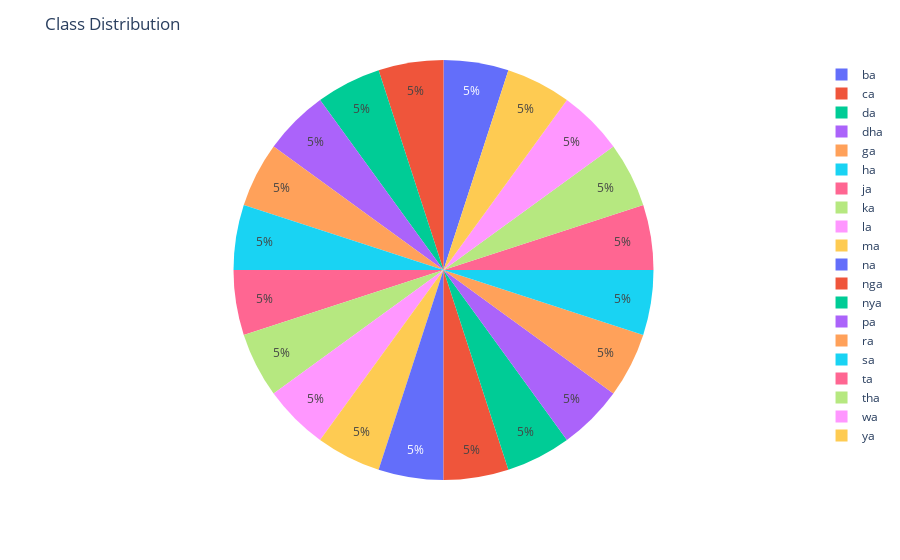
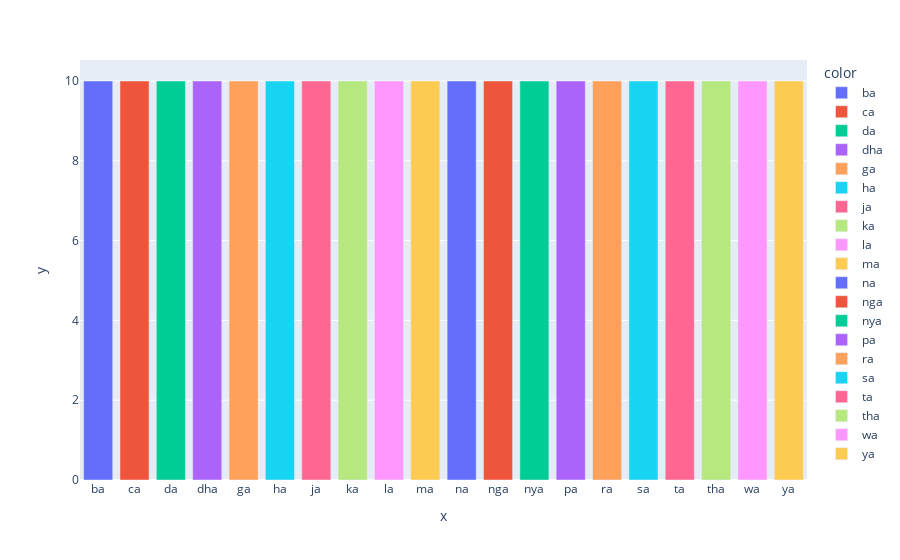

Notebook cell for these charts, in order:
### Code cell
# Calculate class distribution
class_dis = [len(os.listdir(data_dir + name)) for name in class_names]
# class_dis = [len(os.listdir(val_dir + name)) for name in class_names]
# class_dis = [len(os.listdir(test_dir + name)) for name in class_names]

# Visualize using interactive pie chart
pie_chart = px.pie(values=class_dis, names=class_names, color=class_names)
pie_chart.update_layout({'title':{'text':"Class Distribution"}})
pie_chart.show()

# Visualize using interactive bar chart
bar_chart = px.bar(y=class_dis, x=class_names, color=class_names)
bar_chart.show()

### Figure 1 — Plotly figure (JSON) as saved in the notebook; plotly's stock layout.template omitted (floating-point values rounded to 4 significant figures)
{"data": [{"customdata": [["ba"], ["ca"], ["da"], ["dha"], ["ga"], ["ha"], ["ja"], ["ka"], ["la"], ["ma"], ["na"], ["nga"], ["nya"], ["pa"], ["ra"], ["sa"], ["ta"], ["tha"], ["wa"], ["ya"]], "domain": {"x": [0, 1], "y": [0, 1]}, "hovertemplate": "label=%{label}<br>value=%{value}<br>color=%{customdata[0]}<extra></extra>", "labels": ["ba", "ca", "da", "dha", "ga", "ha", "ja", "ka", "la", "ma", "na", "nga", "nya", "pa", "ra", "sa", "ta", "tha", "wa", "ya"], "legendgroup": "", "marker": {"colors": ["#636efa", "#EF553B", "#00cc96", "#ab63fa", "#FFA15A", "#19d3f3", "#FF6692", "#B6E880", "#FF97FF", "#FECB52", "#636efa", "#EF553B", "#00cc96", "#ab63fa", "#FFA15A", "#19d3f3", "#FF6692", "#B6E880", "#FF97FF", "#FECB52"]}, "name": "", "showlegend": true, "type": "pie", "values": [10, 10, 10, 10, 10, 10, 10, 10, 10, 10, 10, 10, 10, 10, 10, 10, 10, 10, 10, 10]}], "layout": {"legend": {"tracegroupgap": 0}, "margin": {"t": 60}, "title": {"text": "Class Distribution"}}}

### Figure 2 — Plotly figure (JSON) as saved in the notebook; plotly's stock layout.template omitted (floating-point values rounded to 4 significant figures)
{"data": [{"alignmentgroup": "True", "hovertemplate": "color=ba<br>x=%{x}<br>y=%{y}<extra></extra>", "legendgroup": "ba", "marker": {"color": "#636efa", "pattern": {"shape": ""}}, "name": "ba", "offsetgroup": "ba", "orientation": "v", "showlegend": true, "textposition": "auto", "type": "bar", "x": ["ba"], "xaxis": "x", "y": [10], "yaxis": "y"}, {"alignmentgroup": "True", "hovertemplate": "color=ca<br>x=%{x}<br>y=%{y}<extra></extra>", "legendgroup": "ca", "marker": {"color": "#EF553B", "pattern": {"shape": ""}}, "name": "ca", "offsetgroup": "ca", "orientation": "v", "showlegend": true, "textposition": "auto", "type": "bar", "x": ["ca"], "xaxis": "x", "y": [10], "yaxis": "y"}, {"alignmentgroup": "True", "hovertemplate": "color=da<br>x=%{x}<br>y=%{y}<extra></extra>", "legendgroup": "da", "marker": {"color": "#00cc96", "pattern": {"shape": ""}}, "name": "da", "offsetgroup": "da", "orientation": "v", "showlegend": true, "textposition": "auto", "type": "bar", "x": ["da"], "xaxis": "x", "y": [10], "yaxis": "y"}, {"alignmentgroup": "True", "hovertemplate": "color=dha<br>x=%{x}<br>y=%{y}<extra></extra>", "legendgroup": "dha", "marker": {"color": "#ab63fa", "pattern": {"shape": ""}}, "name": "dha", "offsetgroup": "dha", "orientation": "v", "showlegend": true, "textposition": "auto", "type": "bar", "x": ["dha"], "xaxis": "x", "y": [10], "yaxis": "y"}, {"alignmentgroup": "True", "hovertemplate": "color=ga<br>x=%{x}<br>y=%{y}<extra></extra>", "legendgroup": "ga", "marker": {"color": "#FFA15A", "pattern": {"shape": ""}}, "name": "ga", "offsetgroup": "ga", "orientation": "v", "showlegend": true, "textposition": "auto", "type": "bar", "x": ["ga"], "xaxis": "x", "y": [10], "yaxis": "y"}, {"alignmentgroup": "True", "hovertemplate": "color=ha<br>x=%{x}<br>y=%{y}<extra></extra>", "legendgroup": "ha", "marker": {"color": "#19d3f3", "pattern": {"shape": ""}}, "name": "ha", "offsetgroup": "ha", "orientation": "v", "showlegend": true, "textposition": "auto", "type": "bar", "x": ["ha"], "xaxis": "x", "y": [10], "yaxis": "y"}, {"alignmentgroup": "True", "hovertemplate": "color=ja<br>x=%{x}<br>y=%{y}<extra></extra>", "legendgroup": "ja", "marker": {"color": "#FF6692", "pattern": {"shape": ""}}, "name": "ja", "offsetgroup": "ja", "orientation": "v", "showlegend": true, "textposition": "auto", "type": "bar", "x": ["ja"], "xaxis": "x", "y": [10], "yaxis": "y"}, {"alignmentgroup": "True", "hovertemplate": "color=ka<br>x=%{x}<br>y=%{y}<extra></extra>", "legendgroup": "ka", "marker": {"color": "#B6E880", "pattern": {"shape": ""}}, "name": "ka", "offsetgroup": "ka", "orientation": "v", "showlegend": true, "textposition": "auto", "type": "bar", "x": ["ka"], "xaxis": "x", "y": [10], "yaxis": "y"}, {"alignmentgroup": "True", "hovertemplate": "color=la<br>x=%{x}<br>y=%{y}<extra></extra>", "legendgroup": "la", "marker": {"color": "#FF97FF", "pattern": {"shape": ""}}, "name": "la", "offsetgroup": "la", "orientation": "v", "showlegend": true, "textposition": "auto", "type": "bar", "x": ["la"], "xaxis": "x", "y": [10], "yaxis": "y"}, {"alignmentgroup": "True", "hovertemplate": "color=ma<br>x=%{x}<br>y=%{y}<extra></extra>", "legendgroup": "ma", "marker": {"color": "#FECB52", "pattern": {"shape": ""}}, "name": "ma", "offsetgroup": "ma", "orientation": "v", "showlegend": true, "textposition": "auto", "type": "bar", "x": ["ma"], "xaxis": "x", "y": [10], "yaxis": "y"}, {"alignmentgroup": "True", "hovertemplate": "color=na<br>x=%{x}<br>y=%{y}<extra></extra>", "legendgroup": "na", "marker": {"color": "#636efa", "pattern": {"shape": ""}}, "name": "na", "offsetgroup": "na", "orientation": "v", "showlegend": true, "textposition": "auto", "type": "bar", "x": ["na"], "xaxis": "x", "y": [10], "yaxis": "y"}, {"alignmentgroup": "True", "hovertemplate": "color=nga<br>x=%{x}<br>y=%{y}<extra></extra>", "legendgroup": "nga", "marker": {"color": "#EF553B", "pattern": {"shape": ""}}, "name": "nga", "offsetgroup": "nga", "orientation": "v", "showlegend": true, "textposition": "auto", "type": "bar", "x": ["nga"], "xaxis": "x", "y": [10], "yaxis": "y"}, {"alignmentgroup": "True", "hovertemplate": "color=nya<br>x=%{x}<br>y=%{y}<extra></extra>", "legendgroup": "nya", "marker": {"color": "#00cc96", "pattern": {"shape": ""}}, "name": "nya", "offsetgroup": "nya", "orientation": "v", "showlegend": true, "textposition": "auto", "type": "bar", "x": ["nya"], "xaxis": "x", "y": [10], "yaxis": "y"}, {"alignmentgroup": "True", "hovertemplate": "color=pa<br>x=%{x}<br>y=%{y}<extra></extra>", "legendgroup": "pa", "marker": {"color": "#ab63fa", "pattern": {"shape": ""}}, "name": "pa", "offsetgroup": "pa", "orientation": "v", "showlegend": true, "textposition": "auto", "type": "bar", "x": ["pa"], "xaxis": "x", "y": [10], "yaxis": "y"}, {"alignmentgroup": "True", "hovertemplate": "color=ra<br>x=%{x}<br>y=%{y}<extra></extra>", "legendgroup": "ra", "marker": {"color": "#FFA15A", "pattern": {"shape": ""}}, "name": "ra", "offsetgroup": "ra", "orientation": "v", "showlegend": true, "textposition": "auto", "type": "bar", "x": ["ra"], "xaxis": "x", "y": [10], "yaxis": "y"}, {"alignmentgroup": "True", "hovertemplate": "color=sa<br>x=%{x}<br>y=%{y}<extra></extra>", "legendgroup": "sa", "marker": {"color": "#19d3f3", "pattern": {"shape": ""}}, "name": "sa", "offsetgroup": "sa", "orientation": "v", "showlegend": true, "textposition": "auto", "type": "bar", "x": ["sa"], "xaxis": "x", "y": [10], "yaxis": "y"}, {"alignmentgroup": "True", "hovertemplate": "color=ta<br>x=%{x}<br>y=%{y}<extra></extra>", "legendgroup": "ta", "marker": {"color": "#FF6692", "pattern": {"shape": ""}}, "name": "ta", "offsetgroup": "ta", "orientation": "v", "showlegend": true, "textposition": "auto", "type": "bar", "x": ["ta"], "xaxis": "x", "y": [10], "yaxis": "y"}, {"alignmentgroup": "True", "hovertemplate": "color=tha<br>x=%{x}<br>y=%{y}<extra></extra>", "legendgroup": "tha", "marker": {"color": "#B6E880", "pattern": {"shape": ""}}, "name": "tha", "offsetgroup": "tha", "orientation": "v", "showlegend": true, "textposition": "auto", "type": "bar", "x": ["tha"], "xaxis": "x", "y": [10], "yaxis": "y"}, {"alignmentgroup": "True", "hovertemplate": "color=wa<br>x=%{x}<br>y=%{y}<extra></extra>", "legendgroup": "wa", "marker": {"color": "#FF97FF", "pattern": {"shape": ""}}, "name": "wa", "offsetgroup": "wa", "orientation": "v", "showlegend": true, "textposition": "auto", "type": "bar", "x": ["wa"], "xaxis": "x", "y": [10], "yaxis": "y"}, {"alignmentgroup": "True", "hovertemplate": "color=ya<br>x=%{x}<br>y=%{y}<extra></extra>", "legendgroup": "ya", "marker": {"color": "#FECB52", "pattern": {"shape": ""}}, "name": "ya", "offsetgroup": "ya", "orientation": "v", "showlegend": true, "textposition": "auto", "type": "bar", "x": ["ya"], "xaxis": "x", "y": [10], "yaxis": "y"}], "layout": {"barmode": "relative", "legend": {"title": {"text": "color"}, "tracegroupgap": 0}, "margin": {"t": 60}, "xaxis": {"anchor": "y", "domain": [0, 1], "title": {"text": "x"}}, "yaxis": {"anchor": "x", "domain": [0, 1], "title": {"text": "y"}}}}
